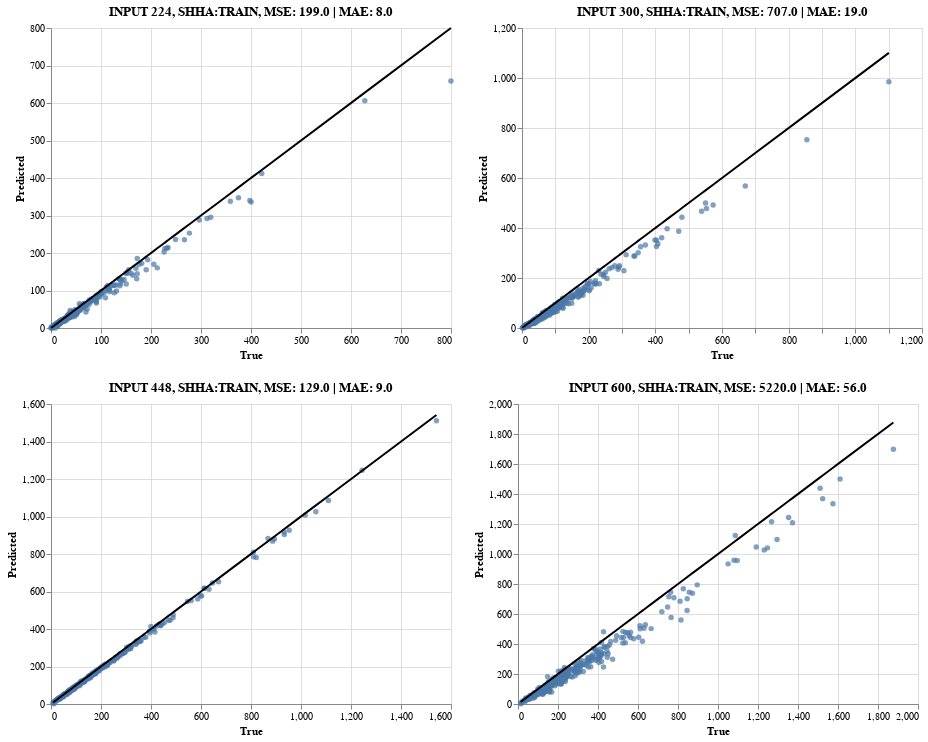

Source (notebook cell):
### Code cell
plots = []
for cropsize in crop_sizes:
    plot = generate_plot_from_csv(
        name="vgg16decoder", dataset="SHHA", ds_type="train",
        cropsize=cropsize
    )
    plots.append(plot)
    

layout_plots(plots)

### Figure 1 — Vega-Lite specification as saved in the notebook (floating-point values rounded to 4 significant figures; data arrays with more than 128 entries replaced by an {"elided": "..."} marker saying what was removed)
{"config": {"view": {"continuousWidth": 400, "continuousHeight": 300}}, "vconcat": [{"hconcat": [{"layer": [{"mark": "circle", "encoding": {"tooltip": [{"type": "quantitative", "field": "true_labels"}, {"type": "quantitative", "field": "predicted_labels"}], "x": {"type": "quantitative", "field": "true_labels"}, "y": {"type": "quantitative", "field": "predicted_labels"}}}, {"mark": "line", "encoding": {"color": {"value": "rgb(0,0,0)"}, "x": {"type": "quantitative", "field": "true_labels", "title": "True"}, "y": {"type": "quantitative", "field": "true_labels", "title": "Predicted"}}}], "data": {"name": "data-8da0b4e62a692b1813953619ee0815b0"}, "title": "INPUT 224, SHHA:TRAIN, MSE: 199.0 | MAE: 8.0"}, {"layer": [{"mark": "circle", "encoding": {"tooltip": [{"type": "quantitative", "field": "true_labels"}, {"type": "quantitative", "field": "predicted_labels"}], "x": {"type": "quantitative", "field": "true_labels"}, "y": {"type": "quantitative", "field": "predicted_labels"}}}, {"mark": "line", "encoding": {"color": {"value": "rgb(0,0,0)"}, "x": {"type": "quantitative", "field": "true_labels", "title": "True"}, "y": {"type": "quantitative", "field": "true_labels", "title": "Predicted"}}}], "data": {"name": "data-8cc5e51f945ec8b34a694f8238ff8892"}, "title": "INPUT 300, SHHA:TRAIN, MSE: 707.0 | MAE: 19.0"}]}, {"hconcat": [{"layer": [{"mark": "circle", "encoding": {"tooltip": [{"type": "quantitative", "field": "true_labels"}, {"type": "quantitative", "field": "predicted_labels"}], "x": {"type": "quantitative", "field": "true_labels"}, "y": {"type": "quantitative", "field": "predicted_labels"}}}, {"mark": "line", "encoding": {"color": {"value": "rgb(0,0,0)"}, "x": {"type": "quantitative", "field": "true_labels", "title": "True"}, "y": {"type": "quantitative", "field": "true_labels", "title": "Predicted"}}}], "data": {"name": "data-9ebf2a1e03401c44bf0becf8d35ddab2"}, "title": "INPUT 448, SHHA:TRAIN, MSE: 129.0 | MAE: 9.0"}, {"layer": [{"mark": "circle", "encoding": {"tooltip": [{"type": "quantitative", "field": "true_labels"}, {"type": "quantitative", "field": "predicted_labels"}], "x": {"type": "quantitative", "field": "true_labels"}, "y": {"type": "quantitative", "field": "predicted_labels"}}}, {"mark": "line", "encoding": {"color": {"value": "rgb(0,0,0)"}, "x": {"type": "quantitative", "field": "true_labels", "title": "True"}, "y": {"type": "quantitative", "field": "true_labels", "title": "Predicted"}}}], "data": {"name": "data-f476945a3dfdc59ae73aad97d1db8817"}, "title": "INPUT 600, SHHA:TRAIN, MSE: 5220.0 | MAE: 56.0"}]}], "$schema": "https://vega.github.io/schema/vega-lite/v4.0.2.json", "datasets": {"data-8da0b4e62a692b1813953619ee0815b0": {"elided": "300 records"}, "data-8cc5e51f945ec8b34a694f8238ff8892": {"elided": "300 records"}, "data-9ebf2a1e03401c44bf0becf8d35ddab2": {"elided": "300 records"}, "data-f476945a3dfdc59ae73aad97d1db8817": {"elided": "300 records"}}}
